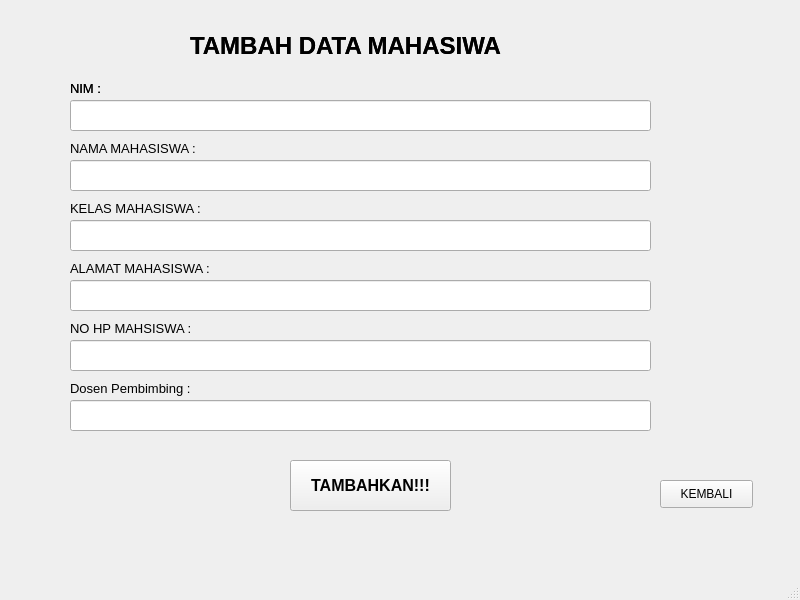
<?xml version="1.0" encoding="UTF-8"?>
<ui version="4.0">
 <class>MainWindow</class>
 <widget class="QMainWindow" name="MainWindow">
  <property name="geometry">
   <rect>
    <x>0</x>
    <y>0</y>
    <width>800</width>
    <height>600</height>
   </rect>
  </property>
  <property name="windowTitle">
   <string>MainWindow</string>
  </property>
  <widget class="QWidget" name="centralwidget">
   <widget class="QLabel" name="label">
    <property name="geometry">
     <rect>
      <x>190</x>
      <y>30</y>
      <width>411</width>
      <height>31</height>
     </rect>
    </property>
    <property name="font">
     <font>
      <pointsize>18</pointsize>
      <weight>75</weight>
      <bold>true</bold>
     </font>
    </property>
    <property name="text">
     <string>TAMBAH DATA MAHASIWA</string>
    </property>
   </widget>
   <widget class="QLabel" name="label_2">
    <property name="geometry">
     <rect>
      <x>70</x>
      <y>80</y>
      <width>81</width>
      <height>16</height>
     </rect>
    </property>
    <property name="font">
     <font>
      <pointsize>10</pointsize>
     </font>
    </property>
    <property name="text">
     <string>NIM :</string>
    </property>
   </widget>
   <widget class="QLabel" name="label_3">
    <property name="geometry">
     <rect>
      <x>70</x>
      <y>140</y>
      <width>161</width>
      <height>16</height>
     </rect>
    </property>
    <property name="font">
     <font>
      <pointsize>10</pointsize>
     </font>
    </property>
    <property name="text">
     <string>NAMA MAHASISWA :</string>
    </property>
   </widget>
   <widget class="QLabel" name="label_4">
    <property name="geometry">
     <rect>
      <x>70</x>
      <y>200</y>
      <width>161</width>
      <height>16</height>
     </rect>
    </property>
    <property name="font">
     <font>
      <pointsize>10</pointsize>
     </font>
    </property>
    <property name="text">
     <string>KELAS MAHASISWA :</string>
    </property>
   </widget>
   <widget class="QLabel" name="label_5">
    <property name="geometry">
     <rect>
      <x>70</x>
      <y>260</y>
      <width>211</width>
      <height>16</height>
     </rect>
    </property>
    <property name="font">
     <font>
      <pointsize>10</pointsize>
     </font>
    </property>
    <property name="text">
     <string>ALAMAT MAHASISWA :</string>
    </property>
   </widget>
   <widget class="QLabel" name="label_6">
    <property name="geometry">
     <rect>
      <x>70</x>
      <y>320</y>
      <width>151</width>
      <height>16</height>
     </rect>
    </property>
    <property name="font">
     <font>
      <pointsize>10</pointsize>
     </font>
    </property>
    <property name="text">
     <string>NO HP MAHSISWA :</string>
    </property>
   </widget>
   <widget class="QLineEdit" name="lineEdit_nim">
    <property name="geometry">
     <rect>
      <x>70</x>
      <y>100</y>
      <width>581</width>
      <height>31</height>
     </rect>
    </property>
    <property name="font">
     <font>
      <pointsize>10</pointsize>
     </font>
    </property>
   </widget>
   <widget class="QLineEdit" name="lineEdit_nama">
    <property name="geometry">
     <rect>
      <x>70</x>
      <y>160</y>
      <width>581</width>
      <height>31</height>
     </rect>
    </property>
    <property name="font">
     <font>
      <pointsize>10</pointsize>
     </font>
    </property>
   </widget>
   <widget class="QLineEdit" name="lineEdit_kelas">
    <property name="geometry">
     <rect>
      <x>70</x>
      <y>220</y>
      <width>581</width>
      <height>31</height>
     </rect>
    </property>
    <property name="font">
     <font>
      <pointsize>10</pointsize>
     </font>
    </property>
   </widget>
   <widget class="QLineEdit" name="lineEdit_alamat">
    <property name="geometry">
     <rect>
      <x>70</x>
      <y>280</y>
      <width>581</width>
      <height>31</height>
     </rect>
    </property>
    <property name="font">
     <font>
      <pointsize>10</pointsize>
     </font>
    </property>
   </widget>
   <widget class="QLineEdit" name="lineEdit_no_hp">
    <property name="geometry">
     <rect>
      <x>70</x>
      <y>340</y>
      <width>581</width>
      <height>31</height>
     </rect>
    </property>
    <property name="font">
     <font>
      <pointsize>14</pointsize>
     </font>
    </property>
   </widget>
   <widget class="QPushButton" name="btn_tambah">
    <property name="geometry">
     <rect>
      <x>290</x>
      <y>460</y>
      <width>161</width>
      <height>51</height>
     </rect>
    </property>
    <property name="font">
     <font>
      <pointsize>12</pointsize>
      <weight>75</weight>
      <bold>true</bold>
     </font>
    </property>
    <property name="text">
     <string>TAMBAHKAN!!!</string>
    </property>
   </widget>
   <widget class="QLabel" name="label_7">
    <property name="geometry">
     <rect>
      <x>190</x>
      <y>30</y>
      <width>411</width>
      <height>31</height>
     </rect>
    </property>
    <property name="font">
     <font>
      <pointsize>18</pointsize>
      <weight>75</weight>
      <bold>true</bold>
     </font>
    </property>
    <property name="text">
     <string>TAMBAH DATA MAHASIWA</string>
    </property>
   </widget>
   <widget class="QLabel" name="label_8">
    <property name="geometry">
     <rect>
      <x>70</x>
      <y>80</y>
      <width>81</width>
      <height>16</height>
     </rect>
    </property>
    <property name="font">
     <font>
      <pointsize>10</pointsize>
     </font>
    </property>
    <property name="text">
     <string>NIM :</string>
    </property>
   </widget>
   <widget class="QPushButton" name="btn_kembali">
    <property name="geometry">
     <rect>
      <x>660</x>
      <y>480</y>
      <width>93</width>
      <height>28</height>
     </rect>
    </property>
    <property name="text">
     <string>KEMBALI</string>
    </property>
   </widget>
   <widget class="QLineEdit" name="lineEdit_no_hp_2">
    <property name="geometry">
     <rect>
      <x>70</x>
      <y>400</y>
      <width>581</width>
      <height>31</height>
     </rect>
    </property>
    <property name="font">
     <font>
      <pointsize>14</pointsize>
     </font>
    </property>
    <property name="text">
     <string/>
    </property>
   </widget>
   <widget class="QLabel" name="label_9">
    <property name="geometry">
     <rect>
      <x>70</x>
      <y>380</y>
      <width>151</width>
      <height>16</height>
     </rect>
    </property>
    <property name="font">
     <font>
      <pointsize>10</pointsize>
     </font>
    </property>
    <property name="text">
     <string>Dosen Pembimbing :</string>
    </property>
   </widget>
  </widget>
  <widget class="QMenuBar" name="menubar">
   <property name="geometry">
    <rect>
     <x>0</x>
     <y>0</y>
     <width>800</width>
     <height>21</height>
    </rect>
   </property>
  </widget>
  <widget class="QStatusBar" name="statusbar"/>
 </widget>
 <resources/>
 <connections/>
</ui>
